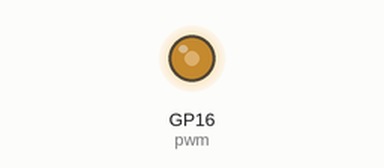
Bench run of a program on a simulated Raspberry Pi Pico running MicroPython. On the bench: output pins drawn as LEDs (lit = HIGH). At 0.0 s the program stops and its outputs stay as they are.

Above: at 0.1 s.
Timing chart, 0 to 1.5 s (numbered marks = the images above):
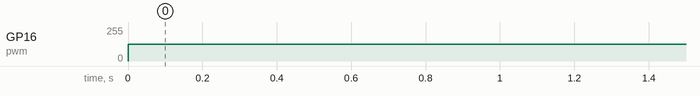

Measured:
- by itself, GP16 (pwm): 0/255 → 127/255 at 0.00 s

The program:

pwm150khz.py
```python
# https://www.settorezero.com
# Raspberry Pi Pico - esempio PWM
# PWM 150kHz, duty 50%

from machine import Pin, PWM

pwm=PWM(Pin(16)) # GP16
pwm.freq(150000) # 150kHz
pwm.duty_u16(int(65535/2)) # duty 50%

# on the oscillosocope I found this behaviour:
# pwm.freq    Oscilloscope reading
# 149000      148998
# 149100      154107
# 149200      148998
# 149300      154107
# 149400      154107
# 149500      154107
# 149600      150705
# 149700      156006
# 149800      151236
# 149900      154107
# 150000      154107
```
